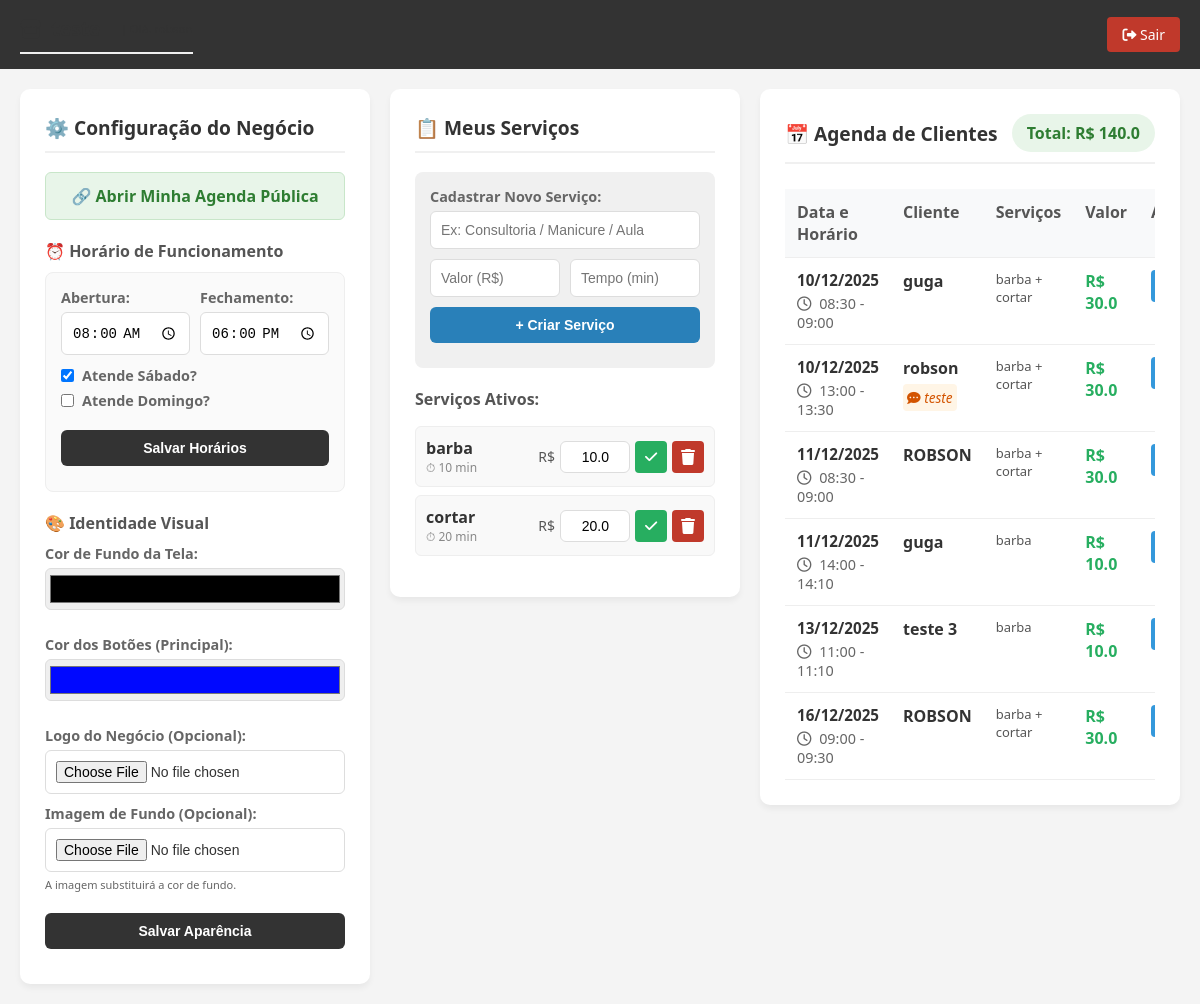
The page /dashboard (signed in) on the database its author committed.
### app.py (models this page shows)
class Business(db.Model):
    __tablename__ = 'business'
    id = db.Column(db.Integer, primary_key=True)
    user_id = db.Column(db.Integer, db.ForeignKey('user.id'), nullable=False)
    nome_loja = db.Column(db.String(100), nullable=False)
    slug = db.Column(db.String(50), unique=True, nullable=False)
    cor_fundo = db.Column(db.String(7), default='#f4f4f4')
    cor_botao = db.Column(db.String(7), default='#28a745') # Nova cor para botões
    img_fundo = db.Column(db.String(255), nullable=True)   # Caminho da imagem de fundo
    img_logo = db.Column(db.String(255), nullable=True)    # Caminho da logo
    abertura = db.Column(db.String(5), default='08:00')
    fechamento = db.Column(db.String(5), default='19:00')
    trabalha_sabado = db.Column(db.Boolean, default=True)
    trabalha_domingo = db.Column(db.Boolean, default=False)
    servicos = db.relationship('Servico', backref='business', lazy=True)
    agendamentos = db.relationship('Agendamento', backref='business', lazy=True)

class Servico(db.Model):
    id = db.Column(db.Integer, primary_key=True)
    business_id = db.Column(db.Integer, db.ForeignKey('business.id'), nullable=False)
    nome = db.Column(db.String(50), nullable=False)
    preco = db.Column(db.Float, nullable=False)
    duracao = db.Column(db.Integer, default=30)

class Agendamento(db.Model):
    id = db.Column(db.Integer, primary_key=True)
    business_id = db.Column(db.Integer, db.ForeignKey('business.id'), nullable=False)
    cliente_nome = db.Column(db.String(100), nullable=False)
    servico_nome = db.Column(db.String(255), nullable=False)
    valor = db.Column(db.Float, nullable=False)
    data_hora_inicio = db.Column(db.DateTime, nullable=False)
    data_hora_fim = db.Column(db.DateTime, nullable=False)
    observacao = db.Column(db.String(255), nullable=True) # Observação do cliente

### app.py (the view)
@app.route('/dashboard')
@login_required
def dashboard():
    business = current_user.business
    if not business: return redirect(url_for('verificar_loja'))
    agendamentos = Agendamento.query.filter_by(business_id=business.id).order_by(Agendamento.data_hora_inicio).all()
    servicos = Servico.query.filter_by(business_id=business.id).all()
    faturamento = sum(a.valor for a in agendamentos)
    return render_template('dashboard.html', loja=business, agendamentos=agendamentos, servicos=servicos, faturamento=faturamento)

### app.py (called while the page is built)
@login_manager.user_loader
def load_user(user_id):
    return db.session.get(User, int(user_id))

### templates/dashboard.html (shortened to what this page needs)
<!DOCTYPE html>
<html>
<head>
    <link rel="stylesheet" href="https://cdnjs.cloudflare.com/ajax/libs/font-awesome/6.0.0/css/all.min.css">
</head>
<body>
    <div class="navbar">
        <h3>
            <i class="fas fa-store"></i> {{ loja.nome_loja }}
            <span style="font-size: 0.6em; font-weight: normal; opacity: 0.7; margin-left: 10px;">| Olá, {{ current_user.nome }}</span>
        </h3>
        <a href="/logout"><i class="fas fa-sign-out-alt"></i> Sair</a>
    </div>
    <div class="container">
        <div class="painel">
            <h3>⚙️ Configuração do Negócio</h3>
            <a href="/{{ loja.slug }}" target="_blank" class="btn-agenda">
                🔗 Abrir Minha Agenda Pública
            </a>
            <h4>⏰ Horário de Funcionamento</h4>
            <form action="/atualizar_horarios" method="POST" style="background: #fafafa; padding: 15px; border-radius: 8px; border: 1px solid #eee; margin-bottom: 20px;">
                <div style="display: flex; gap: 10px;">
                    <div style="flex: 1;">
                        <label>Abertura:</label>
                        <input type="time" name="abertura" value="{{ loja.abertura }}">
                    </div>
                    <div style="flex: 1;">
                        <label>Fechamento:</label>
                        <input type="time" name="fechamento" value="{{ loja.fechamento }}">
                    </div>
                </div>
                <div style="margin-bottom: 15px;">
                    <label style="display: inline-flex; align-items: center; gap: 8px; cursor: pointer;">
                        <input type="checkbox" name="sabado" style="width: auto; margin: 0;" {% if loja.trabalha_sabado %}checked{% endif %}>
                        Atende Sábado?
                    </label>
                    <br>
                    <label style="display: inline-flex; align-items: center; gap: 8px; cursor: pointer;">
                        <input type="checkbox" name="domingo" style="width: auto; margin: 0;" {% if loja.trabalha_domingo %}checked{% endif %}>
                        Atende Domingo?
                    </label>
                </div>
                <button type="submit">Salvar Horários</button>
            </form>
            <h4>🎨 Identidade Visual</h4>
            <form action="/personalizar" method="POST" enctype="multipart/form-data">
                <label>Cor de Fundo da Tela:</label>
                <div style="display: flex; gap: 10px; margin-bottom: 15px;">
                    <input type="color" name="cor_fundo" value="{{ loja.cor_fundo }}" style="height: 42px; padding: 2px; flex: 1;">
                </div>
                <label>Cor dos Botões (Principal):</label>
                <div style="display: flex; gap: 10px; margin-bottom: 15px;">
                    <input type="color" name="cor_botao" value="{{ loja.cor_botao }}" style="height: 42px; padding: 2px; flex: 1;">
                </div>
                <label>Logo do Negócio (Opcional):</label>
                <input type="file" name="img_logo" accept="image/*" style="background: white;">
                <label>Imagem de Fundo (Opcional):</label>
                <input type="file" name="img_fundo" accept="image/*" style="background: white;">
                <p style="font-size: 11px; color: #666; margin-top:-5px;">A imagem substituirá a cor de fundo.</p>
                <button type="submit" style="width: 100%; margin-top: 10px;">Salvar Aparência</button>
            </form>
        </div>
        <div class="painel">
            <h3>📋 Meus Serviços</h3>
            <form action="/adicionar_servico" method="POST" style="background: #f0f0f0; padding: 15px; border-radius: 8px; margin-bottom: 20px;">
                <label>Cadastrar Novo Serviço:</label>
                <input type="text" name="nome" placeholder="Ex: Consultoria / Manicure / Aula" required>
                <div style="display:flex; gap:10px;">
                    <input type="number" name="preco" placeholder="Valor (R$)" step="0.01" required>
                    <input type="number" name="duracao" placeholder="Tempo (min)" required>
                </div>
                <button type="submit" style="background: #2980b9;">+ Criar Serviço</button>
            </form>
            <h4>Serviços Ativos:</h4>
            <ul>
                {% for s in servicos %}
                    <li>
                        <div class="servico-info">
                            <strong>{{ s.nome }}</strong>
                            <div style="font-size: 12px; color: #888;">⏱ {{ s.duracao }} min</div>
                        </div>
                        <div class="servico-actions">
                            <form action="/atualizar_preco_servico/{{ s.id }}" method="POST" style="display: flex; align-items: center; margin: 0; gap: 5px;">
                                <span style="font-size: 14px; color: #555;">R$</span>
                                <input type="number" step="0.01" name="novo_preco" value="{{ s.preco }}" class="input-inline">
                                <button type="submit" class="btn-icon btn-save" title="Salvar Preço"><i class="fas fa-check"></i></button>
                            </form>
                            <a href="/excluir_servico/{{ s.id }}" class="btn-icon btn-delete" onclick="return confirm('Tem certeza que deseja remover este serviço?')" title="Excluir"><i class="fas fa-trash"></i></a>
                        </div>
                    </li>
                {% else %}
                    <li style="text-align: center; color: #888; display: block;">Nenhum serviço cadastrado ainda.</li>
                {% endfor %}
            </ul>
        </div>
        <div class="painel" style="flex: 1.5;">
            <div style="display: flex; justify-content: space-between; align-items: center; border-bottom: 2px solid #f0f0f0; padding-bottom: 10px; margin-bottom: 15px;">
                <h3 style="border: none; margin: 0; padding: 0;">📅 Agenda de Clientes</h3>
                <div style="background: #e8f5e9; padding: 8px 15px; border-radius: 20px; color: #2e7d32; font-weight: bold;">
                    Total: R$ {{ faturamento }}
                </div>
            </div>
            <div style="overflow-x: auto;">
                <table>
                    <thead>
                        <tr>
                            <th style="width: 150px;">Data e Horário</th>
                            <th>Cliente</th>
                            <th>Serviços</th>
                            <th>Valor</th>
                            <th style="width: 80px;">Ações</th> </tr>
                    </thead>
                    <tbody>
                        {% for a in agendamentos %}
                        <tr>
                            <td>
                                <div style="font-weight: bold; color: #333; font-size: 0.95em; margin-bottom: 4px;">
                                    {{ a.data_hora_inicio.strftime('%d/%m/%Y') }}
                                </div>
                                <div style="color: #666; font-size: 0.9em;">
                                    <i class="far fa-clock" style="margin-right:4px;"></i>
                                    {{ a.data_hora_inicio.strftime('%H:%M') }} - {{ a.data_hora_fim.strftime('%H:%M') }}
                                </div>
                            </td>
                            <td>
                                <strong>{{ a.cliente_nome }}</strong>
                                {% if a.observacao %}
                                    <span class="obs-text">
                                        <i class="fas fa-comment-dots"></i> {{ a.observacao }}
                                    </span>
                                {% endif %}
                            </td>
                            <td style="font-size: 13px; color: #555;">{{ a.servico_nome }}</td>
                            <td class="tag-valor">R$ {{ a.valor }}</td>
                            <td style="white-space: nowrap;">
                                <a href="/gerar_comprovante/{{ a.id }}" target="_blank" class="btn-icon btn-ticket"
                                   title="Ver Comprovante / Ticket" style="display: inline-flex; margin-right: 5px;">
                                </a>
                            </td>
                        </tr>
                        {% endfor %}
                    </tbody>
                </table>
            </div>
        </div>
    </div>
</body>
</html>

### templates/dashboard.html (style rules this page uses)
body { font-family: 'Segoe UI', sans-serif; margin: 0; background: #f4f4f4; color: #333; }
.navbar { background: #333; color: white; padding: 15px 20px; display: flex; justify-content: space-between; align-items: center; }
.navbar h3 { margin: 0; display: flex; align-items: center; gap: 10px; }
.navbar a { color: white; text-decoration: none; background: #c0392b; padding: 8px 15px; border-radius: 4px; font-size: 14px; }
.container { display: flex; gap: 20px; padding: 20px; max-width: 1400px; margin: 0 auto; flex-wrap: wrap; align-items: flex-start; }
.painel { background: white; padding: 25px; border-radius: 10px; flex: 1; min-width: 300px; box-shadow: 0 4px 6px rgba(0,0,0,0.05); }
h3 { border-bottom: 2px solid #f0f0f0; padding-bottom: 10px; margin-top: 0; color: #333; font-size: 1.2em; }
h4 { margin-top: 20px; margin-bottom: 10px; color: #555; }
input, button, select { width: 100%; padding: 10px; margin-bottom: 10px; border-radius: 6px; border: 1px solid #ddd; box-sizing: border-box; font-size: 14px; }
button { background: #333; color: white; border: none; cursor: pointer; transition: 0.2s; font-weight: 600; }
label { font-weight: bold; display: block; margin-bottom: 5px; color: #666; font-size: 0.9em; }
.btn-agenda { display: block; text-align: center; background: #e8f5e9; padding: 12px; border-radius: 6px; margin-bottom: 20px; text-decoration: none; color: #2e7d32; font-weight: bold; border: 1px solid #c8e6c9; }
ul { list-style: none; padding: 0; }
li { background: #f9f9f9; border: 1px solid #eee; padding: 10px; margin-bottom: 8px; border-radius: 6px; display: flex; justify-content: space-between; align-items: center; }
.servico-info { flex: 1; }
.servico-actions { display: flex; align-items: center; gap: 5px; }
.btn-icon { width: 32px; height: 32px; padding: 0; display: flex; align-items: center; justify-content: center; border-radius: 4px; margin: 0; text-decoration: none; }
.btn-save { background: #27ae60; border:none; color:white; cursor:pointer; }
.btn-delete { background: #c0392b; color: white; }
.btn-ticket { background: #3498db; color: white; }
.input-inline { width: 70px !important; margin: 0 !important; text-align: right; padding: 5px !important; height: 32px; }
table { width: 100%; border-collapse: collapse; margin-top: 10px; }
th { background: #f8f9fa; color: #555; font-weight: 600; }
td, th { padding: 12px; border-bottom: 1px solid #eee; text-align: left; vertical-align: top; }
.tag-valor { color: #27ae60; font-weight: bold; }
.obs-text { font-size: 0.85em; color: #d35400; margin-top: 5px; display: block; font-style: italic; background: #fff5e6; padding: 4px; border-radius: 4px; width: fit-content; }

### rows shown on the page
Business: abertura "08:00", fechamento "18:00", trabalha_sabado "☑", cor_fundo "#000000", cor_botao "#0008ff"
Servico: nome "barba", duracao "10", novo_preco "10.0"
Servico: nome "cortar", duracao "20", novo_preco "20.0"
Agendamento: data_hora_inicio "10/12/2025", data_hora_inicio "08:30", data_hora_fim "09:00", cliente_nome "guga", servico_nome "barba + cortar", valor "30.0"
Agendamento: data_hora_inicio "10/12/2025", data_hora_inicio "13:00", data_hora_fim "13:30", cliente_nome "robson", observacao "teste", servico_nome "barba + cortar", valor "30.0"
Agendamento: data_hora_inicio "11/12/2025", data_hora_inicio "08:30", data_hora_fim "09:00", cliente_nome "ROBSON", servico_nome "barba + cortar", valor "30.0"
Agendamento: data_hora_inicio "11/12/2025", data_hora_inicio "14:00", data_hora_fim "14:10", cliente_nome "guga", servico_nome "barba", valor "10.0"
Agendamento: data_hora_inicio "13/12/2025", data_hora_inicio "11:00", data_hora_fim "11:10", cliente_nome "teste 3", servico_nome "barba", valor "10.0"
Agendamento: data_hora_inicio "16/12/2025", data_hora_inicio "09:00", data_hora_fim "09:30", cliente_nome "ROBSON", servico_nome "barba + cortar", valor "30.0"

### other values the page prints
{{ faturamento }} "140.0"
